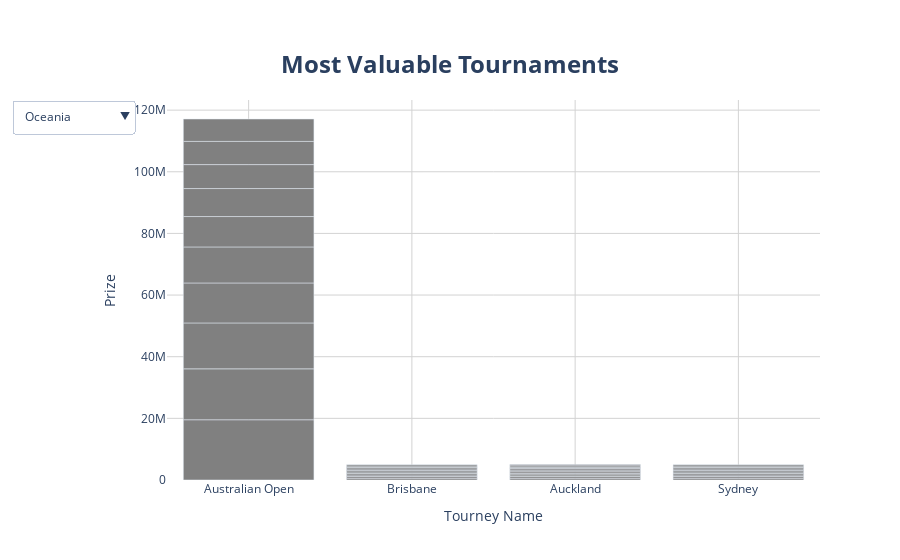

Write notebook code for a chart like this one.
### Code cell
# Create a dictionary with continents as keys and their corresponding tournament data as values
continent_data = {}
for continent in df_tournaments['Region'].unique():
    continent_data[continent] = df_tournaments.loc[df_tournaments['Region'] == continent]

# Create an empty graph object
fig_bar = go.Figure()

# Add traces to the figure for each continent
for continent, data in continent_data.items():
    data = data.sort_values('tourney_fin_commit_USD', ascending=False) # sort data in descending order
    fig_bar.add_trace(dict(type='bar',
                     x=data['tourney_name'],
                     y=data['tourney_fin_commit_USD'],
                     name=continent,
                     visible=False,
                     marker_color='gray'))

# Make the first trace visible
fig_bar.data[0].visible = True

# Create a dropdown menu to select continents
buttons = []
for i, continent in enumerate(continent_data.keys()):
    visible = [False] * len(continent_data)
    visible[i] = True
    button = dict(label=continent,
                  method='update',
                  args=[{'visible': visible},
                        {'yaxis': {'range': [0, 1.2 * continent_data[continent]['tourney_fin_commit_USD'].max()]}}])
    buttons.append(button)
    
updatemenus = [dict(type='dropdown',
                    active=0,
                    buttons=buttons)]

# Update the layout with the dropdown menu and better y-axis scaling
fig_bar.update_layout(dict(title=dict(text='<b>Most Valuable Tournaments</b>',
                                      font=dict(size=24),
                                      x=0.5, y=0.9),
                           xaxis=dict(showgrid=True,
                                       gridcolor='lightgray',
                                       title='Tourney Name',
                                       autorange=True),
                            yaxis=dict(showgrid=True,
                                       gridcolor='lightgray',
                                       title='Prize',
                                       autorange=True),
                            updatemenus=updatemenus,
                            plot_bgcolor='white'))

fig_bar.show()

### Figure 1 — Plotly figure (JSON) as saved in the notebook; plotly's stock layout.template omitted (floating-point values rounded to 4 significant figures; data arrays with more than 128 entries replaced by an {"elided": "..."} marker saying what was removed)
{"data": [{"marker": {"color": "gray"}, "name": "Oceania", "type": "bar", "visible": true, "x": ["Australian Open", "Australian Open", "Australian Open", "Australian Open", "Australian Open", "Australian Open", "Australian Open", "Australian Open", "Australian Open", "Australian Open", "Brisbane", "Auckland", "Sydney", "Auckland", "Brisbane", "Sydney", "Auckland", "Auckland", "Auckland", "Sydney", "Brisbane", "Auckland", "Brisbane", "Sydney", "Brisbane", "Sydney", "Brisbane", "Sydney", "Auckland", "Sydney", "Brisbane", "Sydney", "Brisbane", "Sydney", "Brisbane", "Auckland", "Auckland", "Sydney", "Brisbane", "Auckland"], "y": [19540000.0, 16520000.0, 14890000.0, 12970000.0, 11680000.0, 9863000.0, 9087000.0, 7772000.0, 7514000.0, 7273000.0, 589680, 589680, 589680, 561345, 528910, 528910, 520070, 519395, 514345, 511825, 511825, 508360, 495630, 495630, 494310, 494310, 494230, 494230, 491000, 486000, 486000, 474050, 474050, 461330, 461330, 450000, 450000, 424250, 424250, 407250]}, {"marker": {"color": "gray"}, "name": "Asia", "type": "bar", "visible": false, "x": ["ATP Masters 1000 Shanghai", "ATP Masters 1000 Shanghai", "ATP Masters 1000 Shanghai", "ATP Masters 1000 Shanghai", "ATP Masters 1000 Shanghai", "ATP Masters 1000 Shanghai", "ATP Masters 1000 Shanghai", "ATP Masters 1000 Shanghai", "ATP Masters 1000 Shanghai", "ATP Masters 1000 Shanghai", "Beijing", "Beijing", "Beijing", "Beijing", "Beijing", "Beijing", "Beijing", "Beijing", "Beijing", "Beijing", "Dubai", "Dubai", "Dubai", "Dubai", "Dubai", "Dubai", "Dubai", "Dubai", "Dubai", "Dubai", "Tokyo", "Tokyo", "Tokyo", "Tokyo", "Tokyo", "Doha", "Tokyo", "Tokyo", "Doha", "Tokyo", "Tokyo", "Doha", "Doha", "Tokyo", "Doha", "Chengdu", "Doha", "Chengdu", "Doha", "Chengdu", "Doha", "Doha", "Doha", "Kuala Lumpur", "Kuala Lumpur", "Zhuhai", "Kuala Lumpur", "Kuala Lumpur", "Kuala Lumpur", "Kuala Lumpur", "Chengdu", "Shenzhen", "Shenzhen", "Shenzhen", "Shenzhen", "Shenzhen", "Bangkok", "Bangkok", "Bangkok", "Bangkok", "Pune", "Pune", "Chennai", "Chennai", "Chennai", "Chennai", "Chennai", "Chennai", "Chennai", "Chennai"], "y": [9219970, 8322885, 8092625, 7655640, 7021335, 6521695, 6211445, 5891600, 5650000, 5250000, 4658510, 4280460, 4164780, 3944715, 3755065, 3666275, 3566050, 3441500, 3336500, 3336500, 3057135, 2887895, 2858530, 2674445, 2503810, 2413300, 2359935, 2313975, 2233000, 2233000, 2046340, 1928580, 1706175, 1506835, 1437800, 1416205, 1407065, 1397250, 1386665, 1373420, 1341000, 1334270, 1283855, 1226500, 1221320, 1213295, 1195500, 1183360, 1150720, 1138910, 1110250, 1110250, 1110250, 1041540, 1022255, 1000000, 984300, 947750, 947750, 947750, 947735, 800320, 731680, 704140, 668945, 655955, 644500, 631530, 608500, 608500, 589680, 561345, 505730, 482085, 459140, 458400, 450000, 450000, 450000, 442750]}, {"marker": {"color": "gray"}, "name": "Africa", "type": "bar", "visible": false, "x": ["Marrakech", "Marrakech", "Marrakech", "Marrakech", "Casablanca", "Casablanca", "Johannesburg", "Johannesburg", "Casablanca", "Casablanca", "Casablanca", "Casablanca"], "y": [624000.0, 597600.0, 575200.0, 553700.0, 526200.0, 517100.0, 500000, 500000, 498000.0, 479070, 479070, 479070]}, {"marker": {"color": "gray"}, "name": "South America", "type": "bar", "visible": false, "x": ["Rio de Janeiro", "Rio de Janeiro", "Rio de Janeiro", "Rio de Janeiro", "Rio de Janeiro", "Rio de Janeiro", "Bogota", "Bogota", "Bogota", "Buenos Aires", "Buenos Aires", "Buenos Aires", "Sao Paulo", "Buenos Aires", "Cordoba", "Sao Paulo", "Buenos Aires", "Buenos Aires", "Buenos Aires", "Quito", "Buenos Aires", "Buenos Aires", "Buenos Aires", "Quito", "Sao Paulo", "Sao Paulo", "Costa do Sauipe", "Sao Paulo", "Quito", "Sao Paulo", "Sao Paulo", "Costa do Sauipe", "Sao Paulo", "Quito", "Vina del Mar", "Vina del Mar", "Vina del Mar", "Santiago", "Santiago"], "y": [1937740, 1842475, 1603940, 1548755, 1471315, 1454365, 768915, 730102, 727685, 673135, 648180, 624340, 618810, 598865, 589680, 582870, 573750, 570470, 567760, 561345, 553100, 547900, 544300, 540310, 539730, 532800, 527700, 520285, 520070, 519775, 505655, 500000, 499055, 494310, 485760, 467800, 450000, 450000, 450000]}, {"marker": {"color": "gray"}, "name": "North America", "type": "bar", "visible": false, "x": {"elided": "142 str values"}, "y": {"elided": "142 int values"}}, {"marker": {"color": "gray"}, "name": "Europe", "type": "bar", "visible": false, "x": {"elided": "347 str values"}, "y": {"elided": "347 float values"}}], "layout": {"plot_bgcolor": "white", "title": {"font": {"size": 24}, "text": "<b>Most Valuable Tournaments</b>", "x": 0.5, "y": 0.9}, "updatemenus": [{"active": 0, "buttons": [{"args": [{"visible": [true, false, false, false, false, false]}, {"yaxis": {"range": [0, 23450000.0]}}], "label": "Oceania", "method": "update"}, {"args": [{"visible": [false, true, false, false, false, false]}, {"yaxis": {"range": [0, 11063964]}}], "label": "Asia", "method": "update"}, {"args": [{"visible": [false, false, true, false, false, false]}, {"yaxis": {"range": [0, 748800.0]}}], "label": "Africa", "method": "update"}, {"args": [{"visible": [false, false, false, true, false, false]}, {"yaxis": {"range": [0, 2325288]}}], "label": "South America", "method": "update"}, {"args": [{"visible": [false, false, false, false, true, false]}, {"yaxis": {"range": [0, 34343220]}}], "label": "North America", "method": "update"}, {"args": [{"visible": [false, false, false, false, false, true]}, {"yaxis": {"range": [0, 25660000.0]}}], "label": "Europe", "method": "update"}], "type": "dropdown"}], "xaxis": {"autorange": true, "gridcolor": "lightgray", "showgrid": true, "title": {"text": "Tourney Name"}}, "yaxis": {"autorange": true, "gridcolor": "lightgray", "showgrid": true, "title": {"text": "Prize"}}}}
